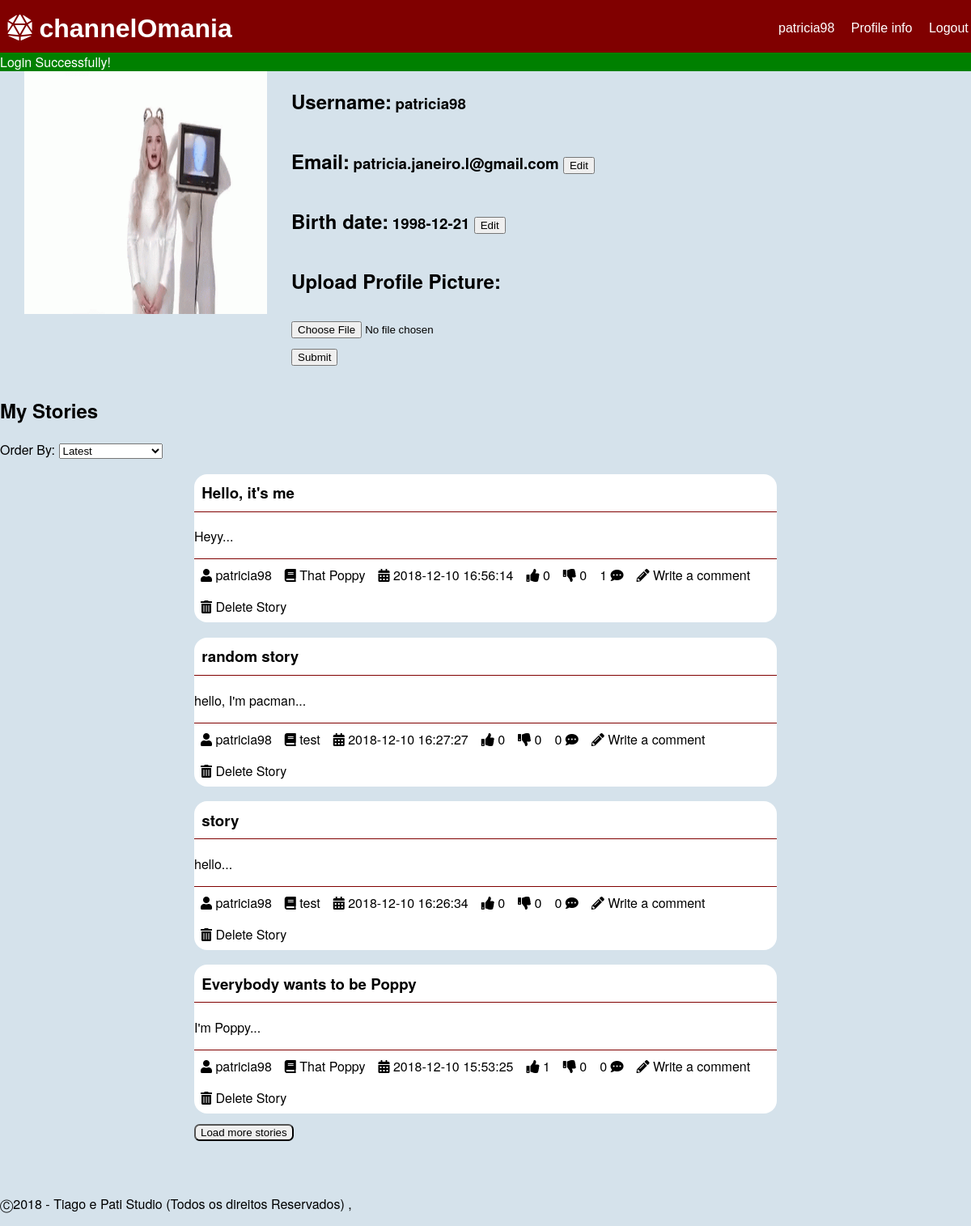
Page /pages/profile.php (signed in) on the earlier database version.
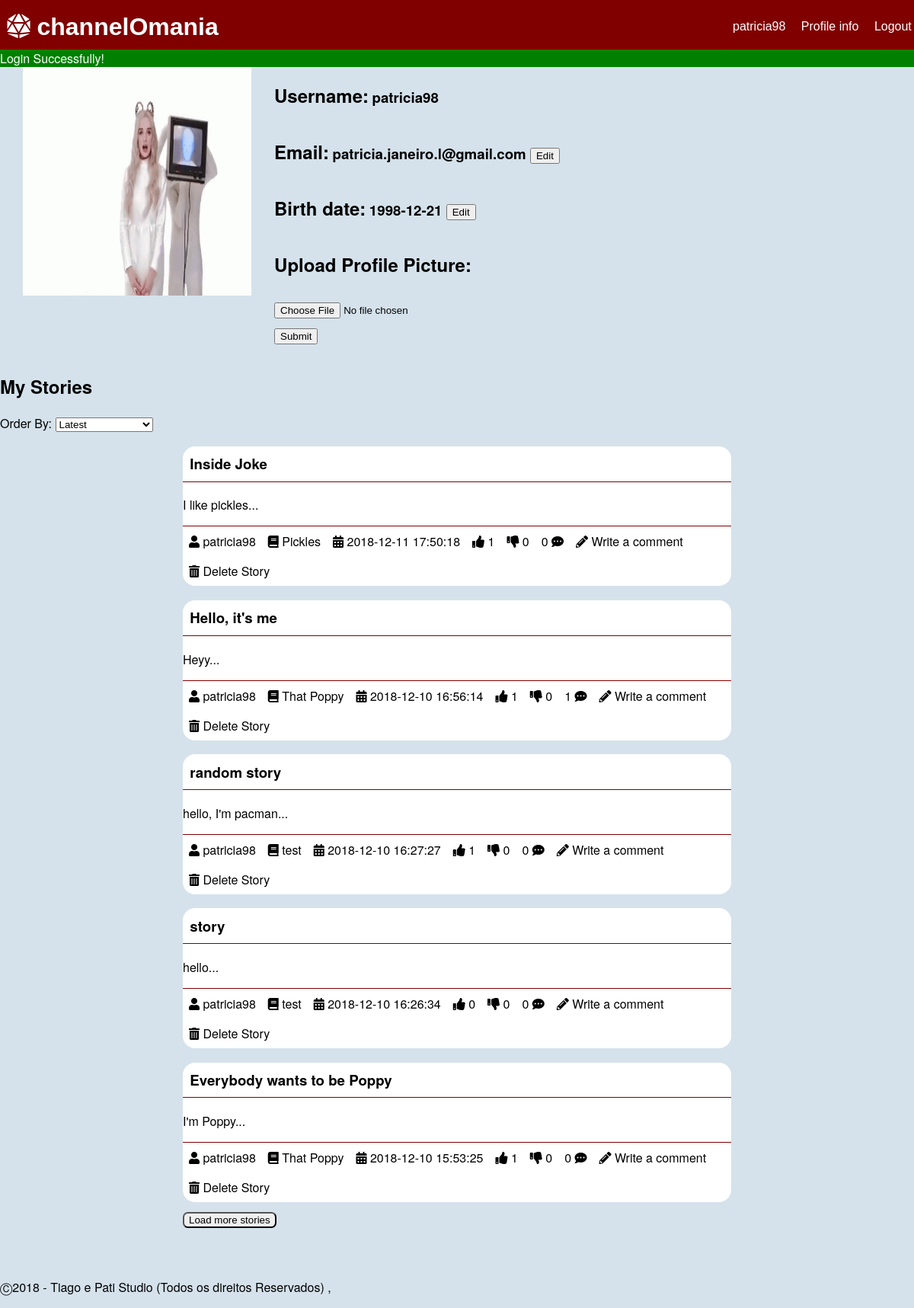
Same page on the later database version.
### tables this page shows
CREATE TABLE "story" (
	"storyID"	INTEGER NOT NULL,
	"title"	TEXT NOT NULL,
	"content"	TEXT NOT NULL,
	"upvotes"	INTEGER NOT NULL DEFAULT 0,
	"downvotes"	INTEGER NOT NULL DEFAULT 0,
	"author"	INTEGER NOT NULL,
	"date"	TEXT NOT NULL,
	"channel"	INTEGER NOT NULL,
	"image"	TEXT,
	PRIMARY KEY("storyID"),
	FOREIGN KEY("channel") REFERENCES "channel"("ID") ON DELETE Cascade ON UPDATE No Action,
	FOREIGN KEY("author") REFERENCES "user"("ID") ON DELETE Cascade ON UPDATE No Action
);

CREATE TABLE 'user'
(
	'ID' INTEGER NOT NULL PRIMARY KEY AUTOINCREMENT,
	'username' TEXT NOT NULL,
	'email' TEXT NOT NULL,
	'password' TEXT NOT NULL,
	'birth' TEXT ,
	'profilePic' TEXT,
	CONSTRAINT 'username' UNIQUE ('username')
);

CREATE TABLE "channel" (
	"ID"	INTEGER NOT NULL,
	"name"	TEXT NOT NULL,
	"coverImage"	TEXT,
	"author"	INTEGER NOT NULL,
	FOREIGN KEY("author") REFERENCES "user"("ID") ON DELETE Cascade ON UPDATE No Action,
	PRIMARY KEY("ID")
);

### database/db_list.php (called while the page is built, shortened)
<?php
function listProfile($username) {
  $db = Database::instance()->db();
  $stmt = $db->prepare('SELECT * FROM user WHERE username = ?');
  $stmt->execute(array($username));
  return $stmt->fetch();
}
function getStoriesByUser($username,$sort='',$offset=0,$limit=5) {
  switch($sort){
    default:
      $order = 'storyID DESC';
      break;
  }
  $db = Database::instance()->db();
  $stmt = $db->prepare('SELECT *,(SELECT COUNT(*) FROM comment WHERE comment.story == storyID) AS n_comments,channel.name AS channelName FROM story INNER JOIN user ON user.ID == story.author INNER JOIN channel ON channel.ID == story.channel  WHERE user.username == ? ORDER BY '.$order.' LIMIT ? OFFSET ?');
  $stmt->execute(array($username,$limit,$offset));
  return $stmt->fetchAll();
}
?>

### templates/tpl_mainpage.php (the view, shortened to what this page needs)
<?php include_once('../templates/tpl_story.php'); ?>
<?php function draw_story_list_item($story) { ?>
  <section id="story_preview">
    <h3><a href = "../pages/story.php?storyId=<?php echo($story['storyID']); ?>" ><?php echo($story['title']); ?></a></h3>
    <p><?php echo(substr($story['content'],0,20)); ?>...</p>
    <?php draw_story_info($story); ?>
  </section>
<?php } ?>
<?php function draw_story_info($story) { ?>
  <ul>
    <li><a href="../pages/profile.php?userId=<?php echo($story['storyAuthor']); ?>"><i class="fas fa-user"></i> <?php echo($story['username']); ?></a></li>
    <li><a href="../pages/channel.php?channelId=<?php echo($story['channel']); ?>"><i class="fas fa-book"></i> <?php echo($story['channelName']); ?></a></li>
    <li><i class="fas fa-calendar-alt"></i> <?php echo($story['date']); ?></li>
    <li class="nUpVote" data-id="<?php echo($story['storyID']); ?>"><i class="fas fa-thumbs-up"></i> <?php echo($story['upvotes']); ?></li>
    <li class="nDownVote" data-id="<?php echo($story['storyID']); ?>"><i class="fas fa-thumbs-down"></i> <?php echo($story['downvotes']); ?></li>
    <li><?php echo($story['n_comments']); ?> <i class="fas fa-comment-dots"></i></li>
    <li><a href="../pages/new_comment.php?storyId=<?php echo($story['storyID']); ?>"><i class="fas fa-pencil-alt"></i> Write a comment</a></li>
    <?php if($story['username'] == $_SESSION['username']) { ?>
      <li><a href="../actions/action_delete_story.php?storyId=<?php echo($story['storyID']); ?>&csrf=<?php echo($_SESSION['csrf']); ?>"><i class="fas fa-trash-alt"></i> Delete Story</a></li>
    <?php } ?>
  </ul>
<?php } ?>

### pages/profile.php (shortened to what this page needs)
<?php
  include_once('../database/db_list.php');
  include_once('../templates/tpl_common.php');
  include_once('../templates/tpl_profile.php');
  include_once('../templates/tpl_mainpage.php');
  if (isset($_SESSION['username'])){
    draw_header();
  }else {
    header('Location: login.php');
    die();
  }
  if(isset($_GET['userId']))
    $userInfo = listProfile(getUsernameFromId($_GET['userId']));
  else
    $userInfo = listProfile($_SESSION['username']);
  $userInfo['stories']=getStoriesByUser($userInfo['username']);
  draw_profile($userInfo);
  draw_user_stories($userInfo['stories']);
  draw_footer();
?>

### templates/tpl_common.php (shortened to what this page needs)
<?php function draw_header(){
?>
<!DOCTYPE html>
<html lang="en-US">
  <head>
    <link href="../css/style.css" rel="stylesheet">
    <link rel="stylesheet" href="https://use.fontawesome.com/releases/v5.5.0/css/all.css">
  </head>
  <body>
    <header class="header">
      <?php if(isset($_SESSION['username'])){ ?>
        <div id='options'>
          <a href="../pages/profile.php"><?php echo($_SESSION['username']) ?></a>
          <a href="../pages/profile.php">Profile info</a>
          <a href="../actions/action_logout.php">Logout</a>
        </div>
      <?php } ?>
      <h1><a href="mainpage.php"><i class="fas fa-dice-d20"></i> channelOmania</a></h1>
    </header>
    <?php if (isset($_SESSION['messages'])) {?>
      <section id="messages">
        <?php foreach($_SESSION['messages'] as $message) { ?>
          <div class="<?=$message['type']?>"><?=$message['content']?></div>
        <?php } ?>
      </section>
    <?php unset($_SESSION['messages']); } ?>
<?php } ?>
<?php function draw_footer(){
  ?>
  <footer>
    <p>	&#9400;2018 - Tiago e Pati Studio (Todos os direitos Reservados) ,</p>
  </footer>
</body>
</html>
<?php }
 ?>

### templates/tpl_profile.php (shortened to what this page needs)
<?php function draw_profile($userInfo) { ?>
  <?php if($userInfo['username'] == $_SESSION['username']) { ?>
  <form action="../actions/action_edit_profile.php" method="post" enctype="multipart/form-data">
  <?php } ?>
  <section id="profile">
    <img id="profile_pic" src="../files/profilePics/<?php if($userInfo['profilePic']!="") { echo($userInfo['profilePic']); } else {?>default.png<?php } ?>" alt="<?php echo($userInfo['username']); ?>'s profile picture">
    <div id="profile_info">
      <h2>Username: </h2>
      <h3><?php echo($userInfo['username']); ?></h3><br>
      <h2>Email: </h2>
      <h3 id="emailInfo"><a href="mailto:<?php echo($userInfo['email']); ?>"><?php echo($userInfo['email']); ?></a>
      <?php if($userInfo['username'] == $_SESSION['username']) { ?>
        <button text='Edit' onclick="edit('email')">Edit</button>
      <?php } ?></h3><br>
      <h2>Birth date: </h2>
      <h3 id="birthInfo"><time datetime="<?php echo($userInfo['birth']); ?>"><?php echo($userInfo['birth']); ?></time>
        <?php if($userInfo['username'] == $_SESSION['username']) { ?>
          <button text='Edit' onclick="edit('birth')">Edit</button>
        <?php } ?></h3><br>
      <?php if($userInfo['username'] == $_SESSION['username']) { ?>
      <h2>Upload Profile Picture: </h2>
        <h3>
            <input type="file" name="profilePic" accept="image/*">
            <input type="submit">
        </h3>
      <?php } ?>
    </div>
  </section>
  <?php if($userInfo['username'] == $_SESSION['username']) { ?>
    </form>
  <?php } ?>
<?php } ?>
<?php function draw_user_stories($stories) { ?>
  <section id="myStories" data-id="<?php echo $stories[0]['author'] ?>">
    <h1>My Stories</h1>
      <?php draw_story_list($stories); ?>
  </section>
<?php } ?>

### templates/tpl_story.php (shortened to what this page needs)
<?php include_once('../templates/tpl_mainpage.php'); ?>
<?php include_once('../database/db_list.php'); ?>
<?php function draw_story_list($storyInfo) { ?>
  <p id="order">Order By:
  <select id='orderSelector'>
    <option value="mRecent">Latest</option>
  </select></p>
  <section id="storyList">
  <?php foreach($storyInfo as $story) { ?>
    <?php draw_story_list_item($story); ?>
  <?php } ?>
  </section>
  <button id="btnLoadStories">Load more stories</button>
<?php } ?>

### css/style.css (style rules this page uses)
body { font-family: IBMPlexSans, Helvetica Neue, Segoe UI, Helvetica, Verdana, Arial, sans-serif; background-color: #D5E2EB; margin: 0; }
a:link, a:visited { color: black; text-decoration: none; }
.header { background-color: #800000; padding: 0.2em; position: relative; }
.header a { color: white; font-family: Helvetica; }
.header h1 { margin: 0.2em; }
#options { float: right; height: 0; }
article, #story_preview { background-color: white; width: 60%; margin: auto; border-radius: 1em; }
article header, #story_preview h3 { margin-top: 1em; padding: 0.5em; border-bottom: 1px solid #800000; }
article header a, #story_preview h3 a { font-weight: bold; }
article footer, #story_preview ul { padding: 0; border-top: 1px solid #800000; }
#messages .success { background-color: green; color: white; }
.header div { margin-top: 1.2em; }
.header div a { list-style-type: none; padding-left: 1em; }
input { display: block; margin: 1em 0; }
#btnLoadComments, #btnLoadStories { margin-top: 1em; margin-left: 20%; border-radius: 0.5em; }
#profile { display: inline-block; }
#profile #profile_info { float: left; }
#profile #profile_info h2 { display: inline-flex; }
#profile #profile_info h3 { display: inline; }
#profile #profile_pic { height: 300px; width: 300px; float: left; padding: 0px 30px; }
#myStories { display: block; }
footer { clear: left; bottom: auto; padding-top: 50px; }
ul { display: flex; flex-wrap: wrap; flex-direction: row; padding: 0; margin: 0; }
li { text-align: center; list-style-type: none; padding: 0.5em; }

Differences in the rows shown:
added story: title "Inside Joke", content "I like pickles", author.username "patricia98", channel.name "Pickles", date "2018-12-11 17:50:18", upvotes "1", downvotes "0", n_comments "0"
changed story "Hello, it's me": upvotes "0" → "1"
changed story "random story": upvotes "0" → "1"
